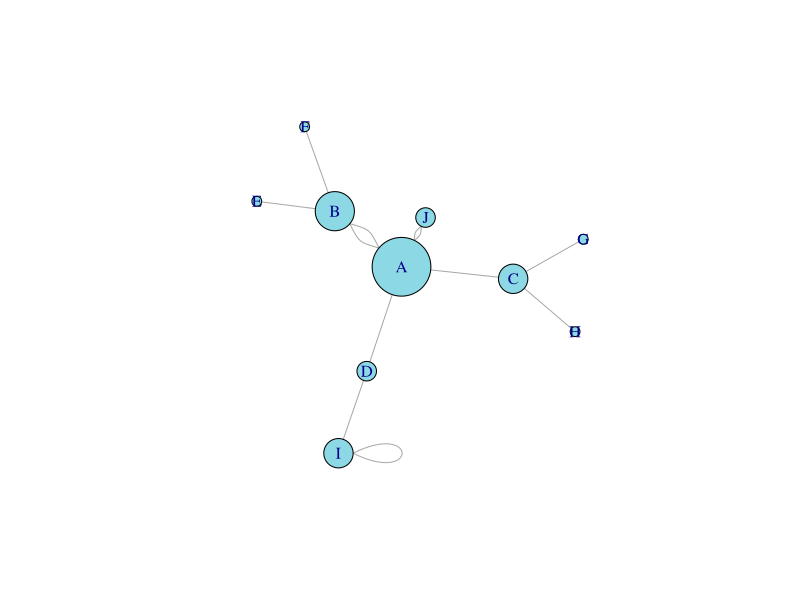

Recreate this plot in R. (Note: this script raises an error after producing the figure.)
## ---- chunk 1
knitr::opts_chunk$set( warning=FALSE, message=FALSE)
## ---- chunk 2
# library
library(igraph)
 
# create data:
links=data.frame(
    source=c("A","A", "A", "A", "A","J", "B", "B", "C", "C", "D","I"),
    target=c("B","B", "C", "D", "J","A","E", "F", "G", "H", "I","I")
    )
 
# Turn it into igraph object
network <- graph_from_data_frame(d=links, directed=F) 
 
# Count the number of degree for each node:
deg <- degree(network, mode="all")
 
# Plot
plot(network, vertex.size=deg*6, vertex.color=rgb(0.1,0.7,0.8,0.5) )
## ---- chunk 3
htmltools::includeHTML("htmlChunkRelatedPartOfWhole.html")
